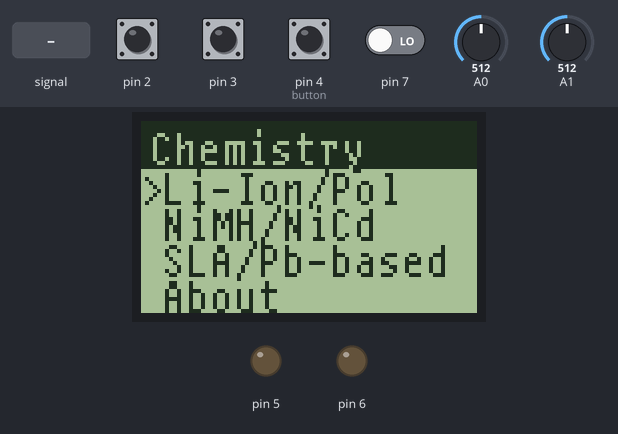
Recording of a sketch running on a simulated Arduino Uno, built with avr-gcc and run on an emulated ATmega328P. Shown: 84×48 one-colour display, output pins drawn as LEDs (lit = HIGH). The inputs (shaded band) are chosen by the test bench; at power-on: pin 2, pin 3, pin 4 (button) HIGH, pin 7 LOW, A0 = 512, A1 = 512. What the sketch prints to the serial monitor is not drawn.

Above: at 1.2 s.
1.3 s: pin 4 (button) pulled LOW for 0.15 s
At 2.1 s:
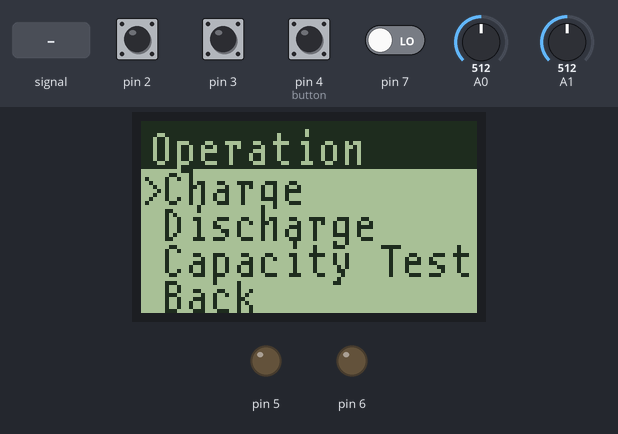
3.0 s: pin 4 (button) pulled LOW for 1 s
At 3.8 s:
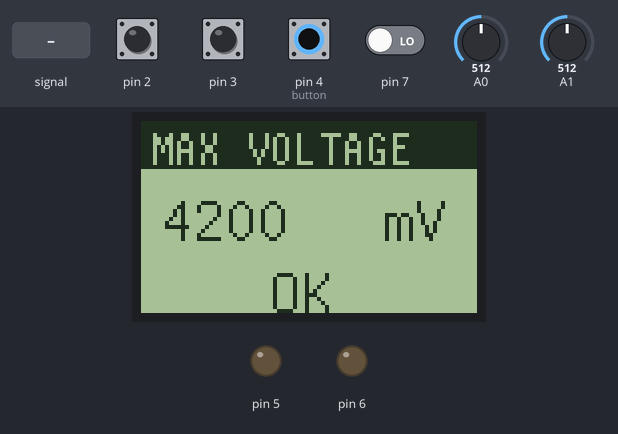
5.5 s: pin 4 (button) pulled LOW for 0.15 s
At 6.6 s:
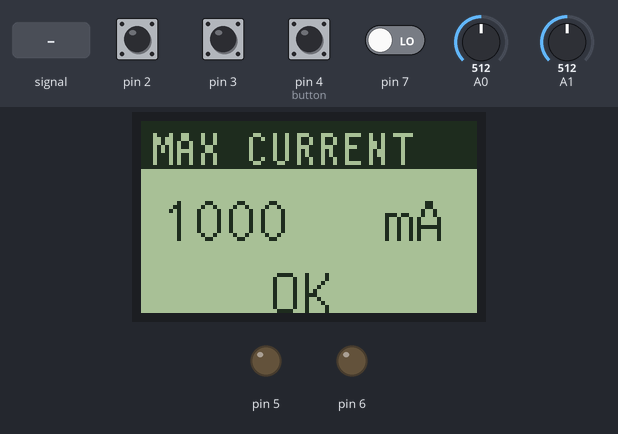
7.2 s: pin 4 (button) pulled LOW for 0.15 s
At 7.8 s:
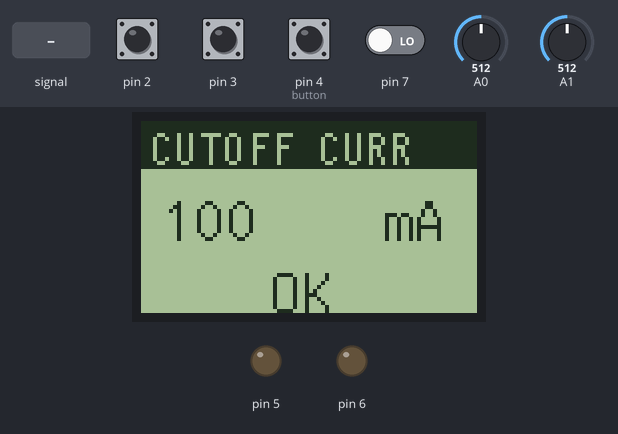
8.9 s: pin 4 (button) pulled LOW for 1 s
At 10.8 s:
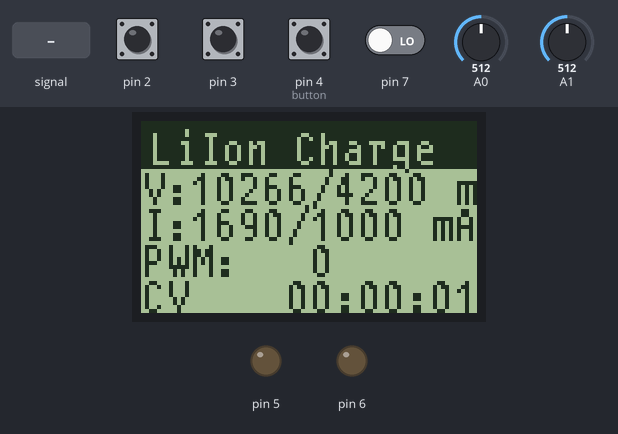
12.9 s: A0 fed a 200 Hz sine of ±81 counts around its level
At 14.0 s:
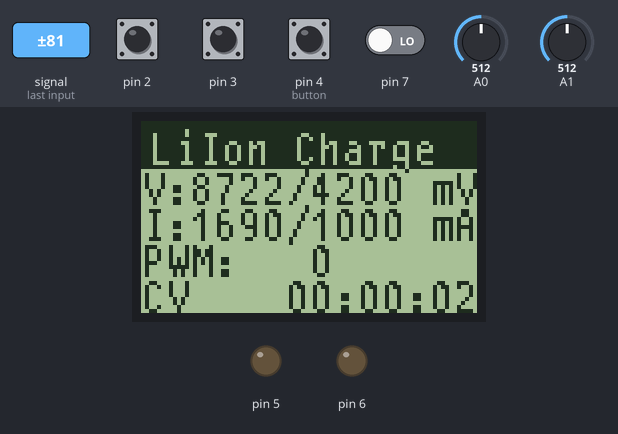
Timing chart, 0 to 15.9 s (numbered marks = the images above; inputs shaded):
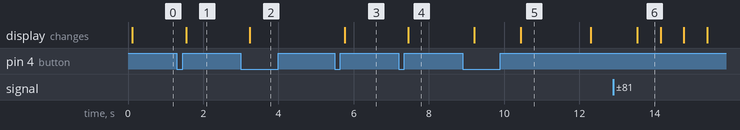

Measured:
- after the input at 1.3 s, the display: changes after 0.25 s (image 1)
- after the input at 3.0 s, the display: changes after 0.23 s (image 2)
- after the input at 5.5 s, the display: changes after 0.26 s (image 3)
- after the input at 7.2 s, the display: changes after 0.26 s (image 4)
- after the input at 8.9 s, the display: first changes after 0.30 s (image 5 shows a later state)
- after the input at 12.9 s, the display: changes after 0.64 s (image 6)
- what the display in image 5 shows lasts 1.9 s, from 10.4 s to 12.3 s

The sketch:

ChargingShieldV33.ino
```cpp
/*
 Name:		ChargingShieldV33.ino
 Created:	3/24/2019 3:47:11 PM
 Author:	Martin Danek
*/

#include "util.h"
#include "defines.h"
#include <avr\delay.h>
#include <avr\interrupt.h>
#include "display.h"
#include "func.h"

const char* mainMenu[] = {"Chemistry", "Li-Ion/Pol", "NiMH/NiCd", "SLA/Pb-based", "About"};
const char* liIonMenu[] = {"Operation", "Charge", "Discharge", "Capacity Test", "Back"};

void setup()
{
	Serial.begin(115200);

	cli();
	init_pwm();
	MODE_NONE;

	init_gpio();

	init_adc();
	ADC_START;

	init_timer2();
	sei();

	Serial.println("Charging shield V3.3 ready!");

	display_init();
}

void loop()
{
	switch (display_drawMenu(mainMenu))
	{
	case 0:		//Li-Ion
	{
		switch (display_drawMenu(liIonMenu))
		{
		case 0:		//Li-Ion: Charge
		{
			uint16_t tgtVolt = display_drawNumMenu("MAX VOLTAGE", "mV", 4200, 1000, 10000, 50);
			uint16_t tgtAmp = display_drawNumMenu("MAX CURRENT", "mA", 1000, 50, 2000, 100);
			uint16_t minAmp = display_drawNumMenu("CUTOFF CURR", "mA", 100, 50, 2000, 100);
			func_chargeLi(tgtVolt, tgtAmp, minAmp);
			break;
		}
		case 1:		//Li-Ion: Discharge
		{
			uint16_t tgtAmp = display_drawNumMenu("CURRENT", "mA", 1000, 100, 1500, 100);
			uint16_t minVolt = display_drawNumMenu("MIN. VOLT", "mV", 2500, 500, 10000, 100);
			func_discharge(tgtAmp, minVolt);
			break;
		}
		case 2:		//Li-Ion: Capacity test
		{
			display_msg("Error 0.2", "Not Available");
			break;
		}
		default:
			return;
		}
		break;
	}
	case 1:		//NiMH/NiCd
	{
		display_msg("Error 1", "Not Available");
		break;
	}
	case 2:		//SLA/Pb-based
	{
		display_msg("Error 2", "Not Available");
		break;
	}
	case 3:		//settings
	{
		display_msg("Error 3", "Not Available");
		break;
	}
	default:
	{
		display_msg("Error 4", "Out of range");
		break;
	}

	}


	/*uint16_t volts = read_data(ADC_CH_Vbat);
	uint16_t amps = read_data(ADC_CH_Ibat);
	uint32_t watts = volts * amps / 1000;

	Serial.print("Vbat: ");
	Serial.print(volts);
	Serial.print(" mV; Ibat: ");
	Serial.print(amps);
	Serial.print(" mA; PWM: ");
	Serial.print(CHARGE_PWM_DUTY);
	//Serial.print(" mV; PWM: ");
	//.print(DISCHRG_PWM_DUTY);
	Serial.print("; P: ");
	Serial.print(watts);
	Serial.println(" W");
	_delay_ms(1000);*/
}
```

defines.h
```cpp
#pragma once

#define MODE_CHARGE			TCCR0A = (1 << COM0B1) | (1 << WGM00) | (1 << WGM01)
#define MODE_DISCHARGE		TCCR0A = (1 << COM0A1) | (1 << WGM00) | (1 << WGM01)
#define MODE_NONE			TCCR0A = (1 << WGM00) | (1 << WGM01)

#define CHARGE_PWM_DUTY		OCR0B
#define DISCHRG_PWM_DUTY	OCR0A

#define ADC_CHANNELS		2
#define ADC_START			ADCSRA |= (1 << ADSC)
#define ADC_CH_Vbat			0
#define ADC_CH_Ibat			1
#define VIN					5070		//in milivolts
#define ADC_RESOLUTION		(VIN/1024.0)

#define F_CPU				16000000UL
```

display.cpp
```cpp
#include "display.h"
#include <U8g2lib.h>

U8G2_PCD8544_84X48_F_4W_HW_SPI u8g2(U8G2_R2, 99, 10, 9);		//we are not using CE pin, so I declared it to be 99 (which of course does not exist)

//Rotary encoder variables, serviced by PCINT2 ISR
volatile int8_t encoder = 0;
volatile bool btn_pressed = 0;

#define CHAR_PER_LINE	10						//how many characters fit per line?
#define FONT_NORMAL		u8g2_font_t0_12_tf
#define FONT_LARGE		u8g2_font_t0_16_tf

void display_init(void)
{
	u8g2.begin();
	u8g2.setContrast(140);
	u8g2.setFont(FONT_NORMAL);
}

void display_msg(const char *title, const char *message)
{
	u8g2.clearBuffer();
	u8g2.setFont(FONT_NORMAL);

	u8g2.drawBox(0, 0, 96, 12);
	u8g2.setDrawColor(0);
	u8g2.drawStr(2, 11, title);
	u8g2.setDrawColor(1);

	//uint8_t length = sizeof(message);

	u8g2.drawStr(0, 24, message);
	u8g2.sendBuffer();

	btn_pressed = 0;
	while (!btn_pressed);
	_delay_ms(100);
	btn_pressed = 0;
}


uint8_t display_drawMenu(const char* entries[])
{
	u8g2.clearBuffer();

	u8g2.drawBox(0, 0, 96, 12);
	u8g2.setDrawColor(0);
	u8g2.drawStr(2, 11, entries[0]);
	u8g2.setDrawColor(1);

	for (uint8_t i = 1; i < 5; i++)
		u8g2.drawStr(5, i * 9 + 12, entries[i]);

	return display_drawMenuLoop();
}

uint8_t display_drawMenuLoop(void)
{
	int8_t cursorPos = 1;
	encoder = 0;
	btn_pressed = false;

	while (!btn_pressed)
	{
		u8g2.setDrawColor(0);
		u8g2.drawBox(0, 13, 5, 36);
		u8g2.setDrawColor(1);

		u8g2.drawStr(0, cursorPos * 9 + 12, ">");
		u8g2.sendBuffer();

		encoder = 0;
		while ((encoder == 0) & !btn_pressed);
		_delay_ms(75);

		cursorPos += encoder;
		encoder = 0;

		if (cursorPos < 1)
			cursorPos = 4;

		if (cursorPos > 4)
			cursorPos = 1;
	}
	btn_pressed = 0;
	_delay_ms(100);

	return (cursorPos - 1);
}

uint16_t display_drawNumMenu(const char* name, const char* unit, uint16_t defValue, uint16_t minValue, uint16_t maxValue, uint16_t incValue)
{
	u8g2.clearBuffer();

	u8g2.drawBox(0, 0, 96, 12);
	u8g2.setDrawColor(0);
	u8g2.drawStr(2, 11, name);
	u8g2.setDrawColor(1);

	int16_t value = defValue;

	while (!btn_pressed)
	{
		u8g2.setDrawColor(0);
		u8g2.drawBox(0, 13, 48, 96);
		u8g2.setDrawColor(1);

		u8g2.setFont(FONT_LARGE);
		char buffer[10];
		itoa(value, buffer, 10);
		u8g2.drawStr(5, 30, buffer);
		u8g2.drawStr(60, 30, unit);
		u8g2.drawStr(32, 48, "OK");
		u8g2.setFont(FONT_NORMAL);

		u8g2.sendBuffer();

		encoder = 0;
		btn_pressed = 0;
		while ((encoder == 0) & !btn_pressed);
		value += encoder * incValue;
		_delay_ms(150);
		encoder = 0;
	}
	_delay_ms(50);
	encoder = 0;
	btn_pressed = 0;

	return value;
}

void display_drawFunction(const char* name, const char* line1, const char* line2, const char* line3, const char* line4)
{
	u8g2.clearBuffer();

	u8g2.drawBox(0, 0, 96, 12);
	u8g2.setDrawColor(0);
	u8g2.drawStr(2, 11, name);
	u8g2.setDrawColor(1);

	u8g2.drawStr(0, 21, line1);
	u8g2.drawStr(0, 30, line2);
	u8g2.drawStr(0, 39, line3);
	u8g2.drawStr(0, 48, line4);

	u8g2.sendBuffer();
}

uint8_t a0, c0;
int8_t tmp;
//encoder routine taken from http://www.technoblogy.com/show?1YHJ
ISR(PCINT2_vect)
{
	if (!(PIND & (1 << PIND4)))			//read the button on the rotary encoder
		btn_pressed = 1;
	else
	{
		uint8_t a = PIND >> 2 & 1;
		uint8_t b = PIND >> 3 & 1;
		if (a != a0)
		{
			a0 = a;
			if (b != c0)
			{
				c0 = b;
				if (a == b)
					tmp--;
				else
					tmp++;

				if (tmp > 1)
				{
					tmp = 0;
					encoder++;
				}
				else if (tmp < -1)
				{
					tmp = 0;
					encoder--;
				}

			}
		}
	}
}
```

display.h
```cpp
// display.h

#ifndef _DISPLAY_h
#define _DISPLAY_h

#if defined(ARDUINO) && ARDUINO >= 100
	#include "Arduino.h"
#else
	#include "WProgram.h"
#endif


void display_init(void);
void display_msg(const char *title, const char *message);
//void display_printf(char *szFormat, ...);
uint8_t display_drawMenu(const char* entries[]);
uint8_t display_drawMenuLoop(void);
uint16_t display_drawNumMenu(const char* name, const char* unit, uint16_t defValue, uint16_t minValue, uint16_t maxValue, uint16_t incValue);
void display_drawFunction(const char* name, const char* line1, const char* line2, const char* line3, const char* line4);


#endif
```

func.cpp
```cpp
#include <avr\io.h>
#include "func.h"
#include "defines.h"
#include "Arduino.h"
#include "util.h"
#include "display.h"

extern uint16_t max_voltage;
extern uint16_t max_current;
extern bool charge_enabled;

extern bool btn_pressed;

extern volatile uint8_t tSec, tMin, tHrs;

char buffer[4][16];

void func_chargeLi(uint16_t tgtVolt, uint16_t tgtAmp, uint16_t cutOffI)
{
	max_voltage = tgtVolt;
	max_current = tgtAmp;
	charge_enabled = true;
	MODE_CHARGE;
	tSec = 0; tMin = 0; tHrs = 0;

	btn_pressed = false;
	while (!btn_pressed)
	{
		func_printf(0, "V:%4d/%4d mV", read_data(ADC_CH_Vbat), tgtVolt);
		func_printf(1, "I:%4d/%4d mA", read_data(ADC_CH_Ibat), tgtAmp);
		func_printf(2, "PWM: %3d", CHARGE_PWM_DUTY);
		func_printf(3, "CV    %02d:%02d:%02d", tHrs, tMin, tSec);
		display_drawFunction("LiIon Charge", buffer[0], buffer[1], buffer[2], buffer[3]);
		_delay_ms(500);
	}
	MODE_NONE;
	_delay_ms(100);
	btn_pressed = false;
}

void func_printf(uint8_t bufIndex, char *szFormat, ...)
{
	va_list pArgs;
	va_start(pArgs, szFormat);
	vsnprintf(buffer[bufIndex], 15, szFormat, pArgs);
	va_end(pArgs);
}

void func_discharge(uint16_t current, uint16_t minVolt)
{
	DISCHRG_PWM_DUTY = (current * 2.0 * 0xFF) / VIN;
	MODE_DISCHARGE;
	tSec = 0; tMin = 0; tHrs = 0;

	uint16_t volt = 0xFFFF;
	_delay_ms(100);
	btn_pressed = false;
	while (!btn_pressed)
	{
		volt = read_data(ADC_CH_Vbat);
		func_printf(0, "V:%4d/%4d mV", volt, minVolt);
		func_printf(1, "I: %4d mA", current);
		func_printf(2, "PWM: %3d", DISCHRG_PWM_DUTY);		//ToDo: mAh
		func_printf(3, "      %02d:%02d:%02d", tHrs, tMin, tSec);
		display_drawFunction("Discharge", buffer[0], buffer[1], buffer[2], buffer[3]);
		_delay_ms(500);
	}
	_delay_ms(100);
	btn_pressed = false;
	DISCHRG_PWM_DUTY = 0;
	MODE_NONE;
}
```

func.h
```cpp
#ifndef FUNC_H
#define FUNC_H

void func_chargeLi(uint16_t tgtVolt, uint16_t tgtAmp, uint16_t cutOffI);
void func_printf(uint8_t bufIndex, char *szFormat, ...);
void func_discharge(uint16_t current, uint16_t minVolt);

#endif
```

util.cpp
```cpp
#include <avr\io.h>
#include "util.h"
#include "defines.h"
#include <avr\interrupt.h>
#include <stdio.h>
#include "Arduino.h"

volatile uint16_t adc_result[ADC_CHANNELS];
volatile uint8_t adc_index = 0;

uint16_t max_voltage;
uint16_t max_current;
bool charge_enabled;

volatile uint8_t timer2_counter, tSec, tMin, tHrs;
volatile uint16_t tRunMin;

void init_pwm(void)
{
	//reset timer 0 registers
	TCCR0A = 0x00;
	TCCR0B = 0x00;

	//setup pin D5 and D6 as output
	DDRD |= (1 << DDD5) | (1 << DDD6);

	//setup timer 0 for fast 8 bit PWM @ 62.5 kHz
	MODE_NONE;
	TCCR0B = (1 << CS00);

	//0 % duty cycle
	CHARGE_PWM_DUTY = 0;
	DISCHRG_PWM_DUTY = 0;
}

void init_adc(void)
{
	//AVcc as reference, with a cap at AREF
	ADMUX = (1 << REFS0);

	//prescaler of 128, interrupt enable, start the ADC
	ADCSRA = (1 << ADEN) | (1 << ADPS2) | (1 << ADPS1) | (1 << ADPS0) | (1 << ADIE);

	sei();
}

ISR(ADC_vect)
{
	adc_result[adc_index++] = ADC;

	if (adc_index == ADC_CHANNELS)
		adc_index = 0;

	switch (adc_index)
	{
	case ADC_CH_Vbat:
		ADMUX = (1 << REFS0);
		break;
	case ADC_CH_Ibat:
		ADMUX = (1 << REFS0) | (1 << MUX0);
		break;
	default:
		ADMUX = (1 << REFS0);
		break;
	}

	ADCSRA |= (1 << ADSC);
}

uint16_t read_data(uint8_t channel)
{
	switch (channel)
	{
	case ADC_CH_Vbat:
		return (adc_result[channel] * ADC_RESOLUTION * 4.05);
	case ADC_CH_Ibat:
		return (adc_result[channel] * ADC_RESOLUTION * 10.0 / 15.0);
	default:
		return (adc_result[channel] * ADC_RESOLUTION * 4);
	}
}

void init_timer2(void)
{
	//timer 2 is used to periodically adjust the PWM
	TCCR2B = (1 << CS22) | (1 << CS21) | (1 << CS20);
	TIMSK2 = (1 << TOIE2);
}

ISR(TIMER2_OVF_vect)
{
	//overflows 61.2 times a second
	if (charge_enabled)
	{
		if ((read_data(ADC_CH_Vbat) < max_voltage) & (read_data(ADC_CH_Ibat) < max_current) & (CHARGE_PWM_DUTY < 255))
			CHARGE_PWM_DUTY++;
		else if (CHARGE_PWM_DUTY > 0)
			CHARGE_PWM_DUTY--;
	}

	timer2_counter++;
	if (timer2_counter >= 61)
	{
		timer2_counter = 0;
		tSec++;
		if (tSec >= 60)
		{
			tSec = 0;
			tMin++;
			tRunMin++;
			if (tMin >= 60)
			{
				tMin = 0;
				tHrs++;
			}
		}
	}
}

void init_gpio(void)
{
	pinMode(2, INPUT_PULLUP);
	pinMode(3, INPUT_PULLUP);
	pinMode(4, INPUT_PULLUP);

	PCICR = (1 << PCIE2);						//pin change interrupt for encoder
	PCMSK2 = (1 << PCINT20) | (1 << PCINT18);	//enable PCINT for input A and the button
}
```

util.h
```cpp
#pragma once

void init_pwm(void);
void init_adc(void);
uint16_t read_data(uint8_t channel);
void init_timer2(void);
void init_gpio(void);
```
